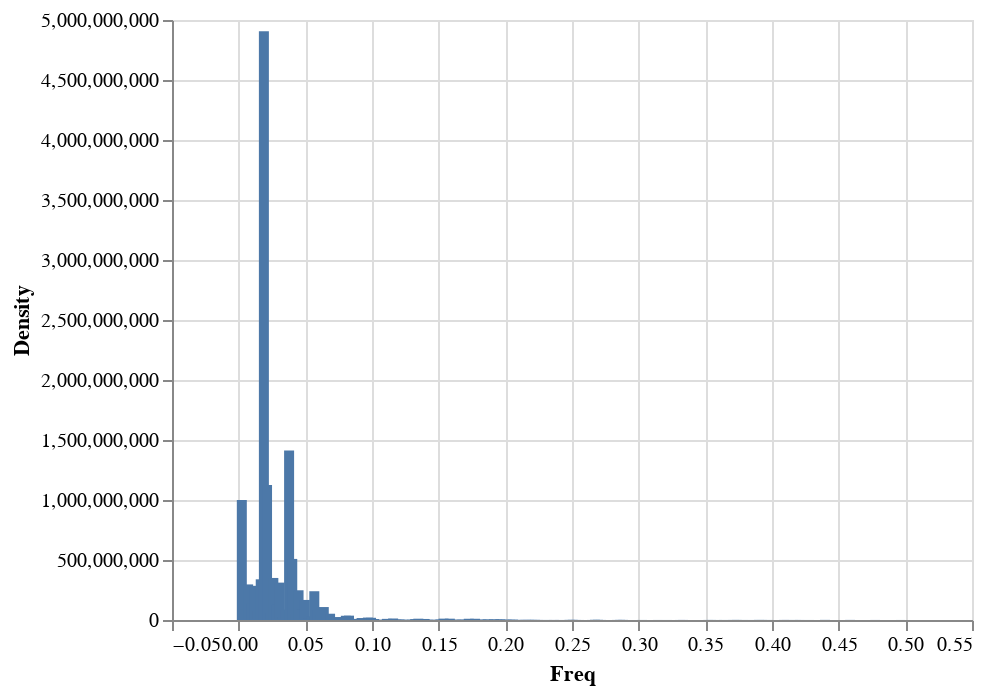

Notebook code cell kept with this figure:
### Markdown cell above
### Make function call to series periodgram to see if underlying frequency exists

### Code cell
make_sig_periodgram(flu_data.ALL_INF)

### Figure 1 — Vega-Lite specification as saved in the notebook (floating-point values rounded to 4 significant figures; data arrays with more than 128 entries replaced by an {"elided": "..."} marker saying what was removed)
{"$schema": "https://vega.github.io/schema/vega-lite/v3.4.0.json", "config": {"mark": {"tooltip": null}, "view": {"height": 300, "width": 400}}, "data": {"name": "data-b3d40e9a49fa2bf5a00e296d89ed2103"}, "datasets": {"data-b3d40e9a49fa2bf5a00e296d89ed2103": {"elided": "212 records"}}, "encoding": {"x": {"field": "Freq", "type": "quantitative"}, "y": {"field": "Density", "type": "quantitative"}}, "mark": "bar"}
